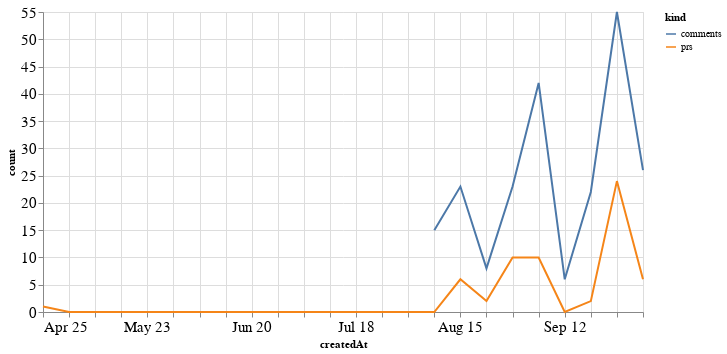

Here is the notebook cell this chart was saved with:
### Code cell
alt.Chart(total_time, width=600).mark_line().encode(
    x='createdAt',
    y='count',
    color='kind'
)

### Figure 1 — Vega-Lite specification as saved in the notebook (floating-point values rounded to 4 significant figures)
{"config": {"axisLeft": {"labelFontSize": 15}, "axisBottom": {"labelFontSize": 15}}, "data": {"name": "data-719336a15a33f027278530aa72b6c7a4"}, "mark": "line", "encoding": {"color": {"type": "nominal", "field": "kind"}, "x": {"type": "temporal", "field": "createdAt"}, "y": {"type": "quantitative", "field": "count"}}, "width": 600, "$schema": "https://vega.github.io/schema/vega-lite/v4.8.1.json", "datasets": {"data-719336a15a33f027278530aa72b6c7a4": [{"createdAt": "2021-04-25T00:00:00", "kind": "prs", "count": 1.0}, {"createdAt": "2021-05-02T00:00:00", "kind": "prs", "count": 0.0}, {"createdAt": "2021-05-09T00:00:00", "kind": "prs", "count": 0.0}, {"createdAt": "2021-05-16T00:00:00", "kind": "prs", "count": 0.0}, {"createdAt": "2021-05-23T00:00:00", "kind": "prs", "count": 0.0}, {"createdAt": "2021-05-30T00:00:00", "kind": "prs", "count": 0.0}, {"createdAt": "2021-06-06T00:00:00", "kind": "prs", "count": 0.0}, {"createdAt": "2021-06-13T00:00:00", "kind": "prs", "count": 0.0}, {"createdAt": "2021-06-20T00:00:00", "kind": "prs", "count": 0.0}, {"createdAt": "2021-06-27T00:00:00", "kind": "prs", "count": 0.0}, {"createdAt": "2021-07-04T00:00:00", "kind": "prs", "count": 0.0}, {"createdAt": "2021-07-11T00:00:00", "kind": "prs", "count": 0.0}, {"createdAt": "2021-07-18T00:00:00", "kind": "prs", "count": 0.0}, {"createdAt": "2021-07-25T00:00:00", "kind": "prs", "count": 0.0}, {"createdAt": "2021-08-01T00:00:00", "kind": "prs", "count": 0.0}, {"createdAt": "2021-08-08T00:00:00", "kind": "prs", "count": 0.0}, {"createdAt": "2021-08-15T00:00:00", "kind": "prs", "count": 6.0}, {"createdAt": "2021-08-22T00:00:00", "kind": "prs", "count": 2.0}, {"createdAt": "2021-08-29T00:00:00", "kind": "prs", "count": 10.0}, {"createdAt": "2021-09-05T00:00:00", "kind": "prs", "count": 10.0}, {"createdAt": "2021-09-12T00:00:00", "kind": "prs", "count": 0.0}, {"createdAt": "2021-09-19T00:00:00", "kind": "prs", "count": 2.0}, {"createdAt": "2021-09-26T00:00:00", "kind": "prs", "count": 24.0}, {"createdAt": "2021-10-03T00:00:00", "kind": "prs", "count": 6.0}, {"createdAt": "2021-04-25T00:00:00", "kind": "comments", "count": null}, {"createdAt": "2021-05-02T00:00:00", "kind": "comments", "count": null}, {"createdAt": "2021-05-09T00:00:00", "kind": "comments", "count": null}, {"createdAt": "2021-05-16T00:00:00", "kind": "comments", "count": null}, {"createdAt": "2021-05-23T00:00:00", "kind": "comments", "count": null}, {"createdAt": "2021-05-30T00:00:00", "kind": "comments", "count": null}, {"createdAt": "2021-06-06T00:00:00", "kind": "comments", "count": null}, {"createdAt": "2021-06-13T00:00:00", "kind": "comments", "count": null}, {"createdAt": "2021-06-20T00:00:00", "kind": "comments", "count": null}, {"createdAt": "2021-06-27T00:00:00", "kind": "comments", "count": null}, {"createdAt": "2021-07-04T00:00:00", "kind": "comments", "count": null}, {"createdAt": "2021-07-11T00:00:00", "kind": "comments", "count": null}, {"createdAt": "2021-07-18T00:00:00", "kind": "comments", "count": null}, {"createdAt": "2021-07-25T00:00:00", "kind": "comments", "count": null}, {"createdAt": "2021-08-01T00:00:00", "kind": "comments", "count": null}, {"createdAt": "2021-08-08T00:00:00", "kind": "comments", "count": 15.0}, {"createdAt": "2021-08-15T00:00:00", "kind": "comments", "count": 23.0}, {"createdAt": "2021-08-22T00:00:00", "kind": "comments", "count": 8.0}, {"createdAt": "2021-08-29T00:00:00", "kind": "comments", "count": 23.0}, {"createdAt": "2021-09-05T00:00:00", "kind": "comments", "count": 42.0}, {"createdAt": "2021-09-12T00:00:00", "kind": "comments", "count": 6.0}, {"createdAt": "2021-09-19T00:00:00", "kind": "comments", "count": 22.0}, {"createdAt": "2021-09-26T00:00:00", "kind": "comments", "count": 55.0}, {"createdAt": "2021-10-03T00:00:00", "kind": "comments", "count": 26.0}]}}
